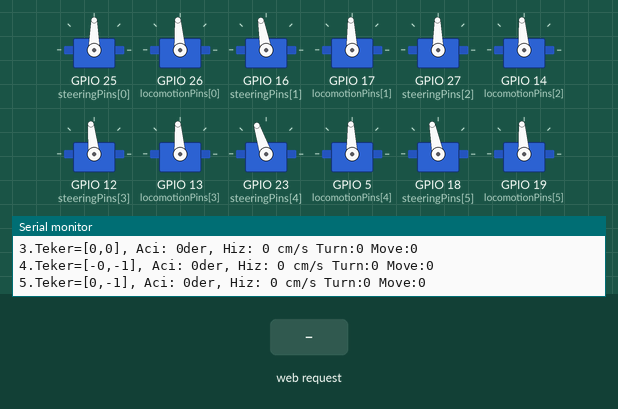
This program was run on a simulated ESP32. Parts: 12 × servo, the last lines printed to the serial monitor. Inputs (shaded band) come from the test bench. WiFi joins after 1.5 s; servers stay silent unless stated.

Above: at 3.7 s.
3.8 s: HTTP request GET /?value= received
At 4.01 s:
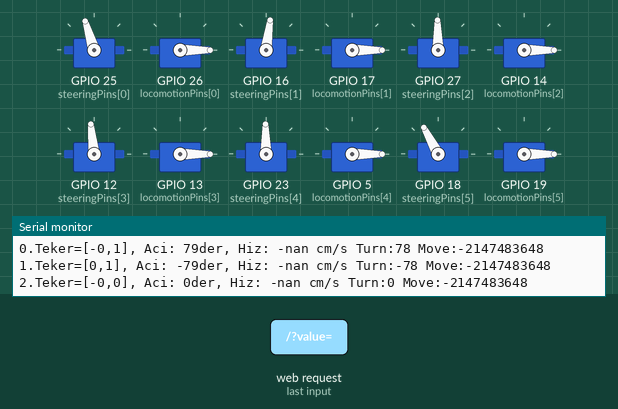
At 8.2 s:
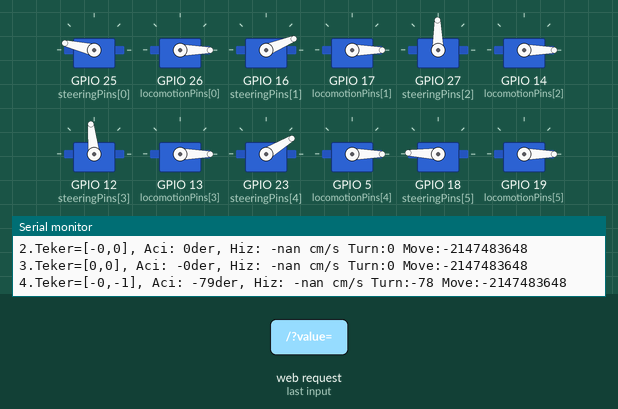
Timing chart, 0 to 15.6 s (numbered marks = the images above; inputs shaded):
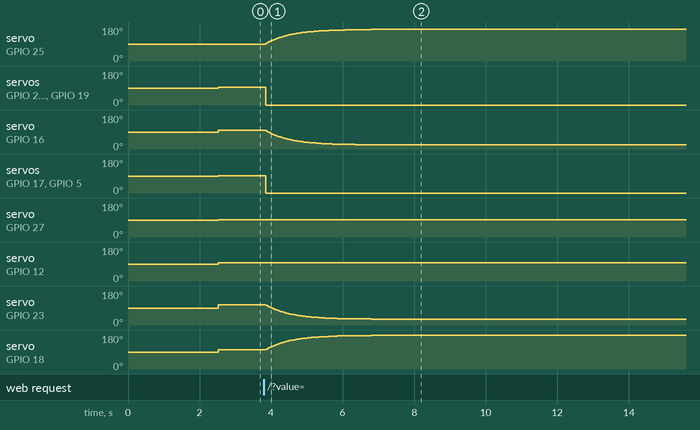

Measured:
- after the input at 3.8 s, servo on GPIO 25 (steeringPins[0]): moves from 90° to 167° over 2.9 s, starting after 0.06 s; servo on GPIO 26 (locomotionPins[0]): 94° → 0° after 0.06 s

The program:

main.cpp
```cpp
#include <Arduino.h>
/*********
  Rui Santos & Sara Santos - Random Nerd Tutorials
  Complete project details at https://RandomNerdTutorials.com/esp32-servo-motor-web-server-arduino-ide/
*********/
#include <WiFi.h>
#include <ESP32Servo.h>
#include <cmath>

// Define servos for steering and locomotion
Servo steeringServos[6];
Servo locomotionServos[6];

// Define servo pins % this pins are for D0 to D12 on arduino 3 1 26 25 17 16 27 14 12 13 5 23 19 18
int locomotionPins[6] = {26, 17, 14, 13, 5, 19};
int steeringPins[6] = {25, 16, 27, 12, 23, 18};
int steeringPWMOffsets[6] = {90, 100, 91, 96, 109, 101};
int locomotionPWMOffsetsLow[6] = {89, 87, 89, 89, 87, 89};
int locomotionPWMOffsetsHigh[6] = {99, 97, 99, 99, 97, 99};
int steerPWMs[6] = {0, 0, 0, 0, 0, 0};
int locoPWMs[6] = {0, 0, 0, 0, 0, 0};
float oldSteerPWMs[6] = {0, 0, 0, 0, 0, 0};
float oldLocoPWMs[6] = {0, 0, 0, 0, 0, 0};
float ratio = 0.05;

float teker_konumlari[][6] = {{-0.15, 0.75}, {0.15, 0.75}, {-0.15, 0}, {0.15, 0}, {-0.15, -0.75}, {0.15, -0.75}};

float r[] = {1000, 0};
float v = 0;

// Previous time for servo update
unsigned long lastServoUpdateTime = 0;

// Replace with your network credentials
const char *ssid = "BAHADIRSURFACE";
const char *password = "12345678";

// Set web server port number to 80
WiFiServer server(80);

// Variable to store the HTTP request
String header;

// Decode HTTP GET value
String valueString = String(5);
String valueString2 = String(5);
int pos1 = 0;
int pos2 = 0;

// Current time
unsigned long currentTime = millis();
// Previous time
unsigned long previousTime = 0;
// Define timeout time in milliseconds (example: 2000ms = 2s)
const long timeoutTime = 2000;

void setup()
{
  Serial.begin(115200);

  // Attach all servos
  for (int i = 0; i < 6; i++)
  {
    steeringServos[i].attach(steeringPins[i]);
    locomotionServos[i].attach(locomotionPins[i]);
  }

  // Set all wheels to straight position at the start
  for (int i = 0; i < 6; i++)
  {
    oldSteerPWMs[i] = (float)steeringPWMOffsets[i];
    steerPWMs[i] = (float)steeringPWMOffsets[i];
    oldLocoPWMs[i] = (locomotionPWMOffsetsLow[i] + locomotionPWMOffsetsHigh[i]) / 2.0;
  }
  delay(1000); // Wait for initialization

  // Connect to Wi-Fi network with SSID and password
  Serial.print("Connecting to ");
  Serial.println(ssid);
  WiFi.begin(ssid, password);
  while (WiFi.status() != WL_CONNECTED)
  {
    delay(500);
    Serial.print(".");
  }
  // Print local IP address and start web server
  Serial.println("");
  Serial.println("WiFi connected.");
  Serial.println("IP address: ");
  Serial.println(WiFi.localIP());
  server.begin();
}

float teker_hiz_bul(float r[], float T[], float v)
{
  float beta = v * sqrt((pow((r[0] - T[0]), 2) + pow((r[1] - T[1]), 2)) / (pow(r[0], 2) + pow(r[1], 2)));

  return beta;
}

float teker_aci_bul(float r[], float T[], float v)
{
  float theta = -90 + atan2(r[0] - T[0], r[1] - T[1]) * 180.0 / 3.14;

  if (theta > 90.0)
  {
    theta = theta - 180.0;
  }
  else if (theta < -90.0)
  {

    theta = theta + 180.0;
  }
  return theta;
}

void RobotTurn(float aci_deg, int i)
{ // Function to make a right turn

  int PWM = (int)aci_deg;
  Serial.print(" Turn:");
  Serial.print(PWM);
  // Adjust steering servos to turn right
   // First three wheels (front half)

    int servoPWM = max(0, min(PWM + steeringPWMOffsets[i], 255));

    steerPWMs[i] = servoPWM;

}

void RobotMove(float hiz_m_s, int i)
{

  int PWM = (int)(hiz_m_s * 50 / 20 * 100);

  Serial.print(" Move:");
  Serial.print(PWM);

  // left half motors
  if  (i%2 == 0 && i!=0)
  {
    locoPWMs[i] = -PWM + (locomotionPWMOffsetsHigh[i] + locomotionPWMOffsetsLow[i]) / 2;
  }else  {
    locoPWMs[i] = PWM + (locomotionPWMOffsetsHigh[i] + locomotionPWMOffsetsLow[i]) / 2;
  }
  // Birinci motor istisna
   //int i = 0;
  //locoPWMs[i] = PWM + (locomotionPWMOffsetsHigh[i] + locomotionPWMOffsetsLow[i]) / 2;
}

void updateServos(int period_ms)
{

  if (millis() - lastServoUpdateTime > period_ms)
  {

    lastServoUpdateTime = millis();

    for (int i = 0; i < 6; i++)
    {
      float T[2] = {teker_konumlari[i][0], teker_konumlari[i][1]};

      float teker_hizi = teker_hiz_bul(r, T, v);
      float teker_acisi = teker_aci_bul(r, T, v);

      Serial.printf("\n%d.Teker=[%.0f,%.0f], Aci: %.0fder, Hiz: %.0f cm/s", i, T[0], T[1], teker_acisi, teker_hizi*100);

      // teker aci e hizleri pwm donustur

      RobotTurn(teker_acisi,i);
      RobotMove(teker_hizi,i);
    }

    // Servoya PWM degerlerini ata
    for (int i = 0; i < 6; i++)
    {
      if (isnan(steerPWMs[i]))
      {
        steerPWMs[i] = 0.0;
      }
      // Steer
      oldSteerPWMs[i] = (1 - ratio) * oldSteerPWMs[i] + ratio * steerPWMs[i];
      steeringServos[i].write((int)oldSteerPWMs[i]);

      // Serial.print((int)oldSteerPWMs[i]);

      // Serial.print(" ");

      if (isnan(locoPWMs[i]))
      {
        locoPWMs[i] = 0.0;
      }
      // Loco
      oldLocoPWMs[i] = (1.0 - ratio) * oldLocoPWMs[i] + ratio * locoPWMs[i];
      if (oldLocoPWMs[i] < locomotionPWMOffsetsHigh[i] && oldLocoPWMs[i] > locomotionPWMOffsetsLow[i])
      {
        locomotionServos[i].write((locomotionPWMOffsetsHigh[i] + locomotionPWMOffsetsLow[i]) / 2);
        // Serial.print(" G ");
      }
      else
      {
        locomotionServos[i].write((int)oldLocoPWMs[i]);

        // Serial.print((int)oldLocoPWMs[i]);

        // Serial.print(" ");
      }
    }

    // Serial.println(".");
  }
}

void loop()
{
  updateServos(10);
  WiFiClient client = server.available(); // Listen for incoming clients

  if (client)
  { // If a new client connects,
    currentTime = millis();
    previousTime = currentTime;
    Serial.println("New Client."); // print a message out in the serial port
    String currentLine = "";       // make a String to hold incoming data from the client
    while (client.connected() && currentTime - previousTime <= timeoutTime)
    { // loop while the client's connected
      currentTime = millis();
      if (client.available())
      {                         // if there's bytes to read from the client,
        char c = client.read(); // read a byte, then
        Serial.write(c);        // print it out the serial monitor
        header += c;
        if (c == '\n')
        { // if the byte is a newline character
          // if the current line is blank, you got two newline characters in a row.
          // that's the end of the client HTTP request, so send a response:
          if (currentLine.length() == 0)
          {
            // HTTP headers always start with a response code (e.g. HTTP/1.1 200 OK)
            // and a content-type so the client knows what's coming, then a blank line:
            client.println("HTTP/1.1 200 OK");
            client.println("Content-type:text/html");
            client.println("Connection: close");
            client.println();

            // Display the HTML web page
            client.println("<!DOCTYPE html><html>");
            client.println("<head><meta name=\"viewport\" content=\"width=device-width, initial-scale=1\">");
            client.println("<link rel=\"icon\" href=\"data:,\">");
            // CSS to style the on/off buttons
            // Feel free to change the background-color and font-size attributes to fit your preferences
            client.println("<style>body { text-align: center; font-family: \"Trebuchet MS\", Arial; margin-left:auto; margin-right:auto;}");
            client.println(".slider { width: 300px; }</style>");
            client.println("<script src=\"https://ajax.googleapis.com/ajax/libs/jquery/3.3.1/jquery.min.js\"></script>");

            // Web Page
            client.println("</head><body><h1>Gezegen Gezgini Robot</h1>");

            // İlk kayıcı dönüş için
            client.println("<p>DONUS YARICAPI [cm]: <span id=\"turnPWM\"></span></p>");
            client.println("<input type=\"range\" min=\"-100\" max=\"100\" class=\"slider\" id=\"servoSlider\" onchange=\"servo(this.value)\" value=\"" + valueString + "\"/>");

            // 2.  kayıcı ileri hız için
            client.println("<p>HIZ [cm/s]:  <span id=\"movePWM\"></span></p>");
            client.println("<input type=\"range\" min=\"-20\" max=\"20\" class=\"slider\" id=\"moveSlider\" onchange=\"servo(parseInt(this.value) + Number(400))\" value=\"" + valueString + "\"/>");

            // 3.  kayıcı oran için
            client.println("<p>ORAN: <span id=\"oran\"></span></p>");
            client.println("<input type=\"range\" min=\"0\" max=\"100\" class=\"slider\" id=\"oranKayici\" onchange=\"servo(parseInt(this.value) + Number(800))\" value=\"" + valueString + "\"/>");

            client.println("<button onclick=\"servo( Number(400))\" >Dur</button>");

            client.println("<script>var slider = document.getElementById(\"servoSlider\"); Moveslider = document.getElementById(\"moveSlider\");");
            client.println("var servoP = document.getElementById(\"turnPWM\"); servoP.innerHTML = slider.value; servoP2 = document.getElementById(\"movePWM\"); servoP2.innerHTML = Moveslider.value;  servoP3 = document.getElementById(\"oran\"); servoP3.innerHTML = oranKayici.value;");
            client.println("slider.oninput = function() { slider.value = this.value; servoP.innerHTML = this.value; }");
            client.println("Moveslider.oninput = function() { Moveslider.value = this.value; servoP2.innerHTML = this.value; }");
            client.println("oranKayici.oninput = function() { oranKayici.value = this.value; servoP3.innerHTML = this.value; }");
            client.println("$.ajaxSetup({timeout:1000}); function servo(pos) { ");
            client.println("$.get(\"/?value=\" + pos + \"&\"); {Connection: close};}</script>");

            client.println("</body></html>");

            // GET /?value=180& HTTP/1.1
            if (header.indexOf("GET /?value=") >= 0)
            {
              pos1 = header.indexOf('=');
              pos2 = header.indexOf('&');
              valueString = header.substring(pos1 + 1, pos2);

              // Rotate the servo
              int myval = valueString.toInt();
              if (myval < 200)
              {

                r[0] = myval/100.0;

                ;
              }
              else if (myval > 600)
              {
                ratio = (myval - 800) / 100.0;
              }
              else
              {

                v = (float)(myval - 400) / 100;
              }

              Serial.println(valueString);
            }
            // The HTTP response ends with another blank line
            client.println();
            // Break out of the while loop
            break;
          }
          else
          { // if you got a newline, then clear currentLine
            currentLine = "";
          }
        }
        else if (c != '\r')
        {                   // if you got anything else but a carriage return character,
          currentLine += c; // add it to the end of the currentLine
        }
      }
    }
    // Clear the header variable
    header = "";
    // Close the connection
    client.stop();
    Serial.println("Client disconnected.");
    Serial.println("");
  }
}
```
